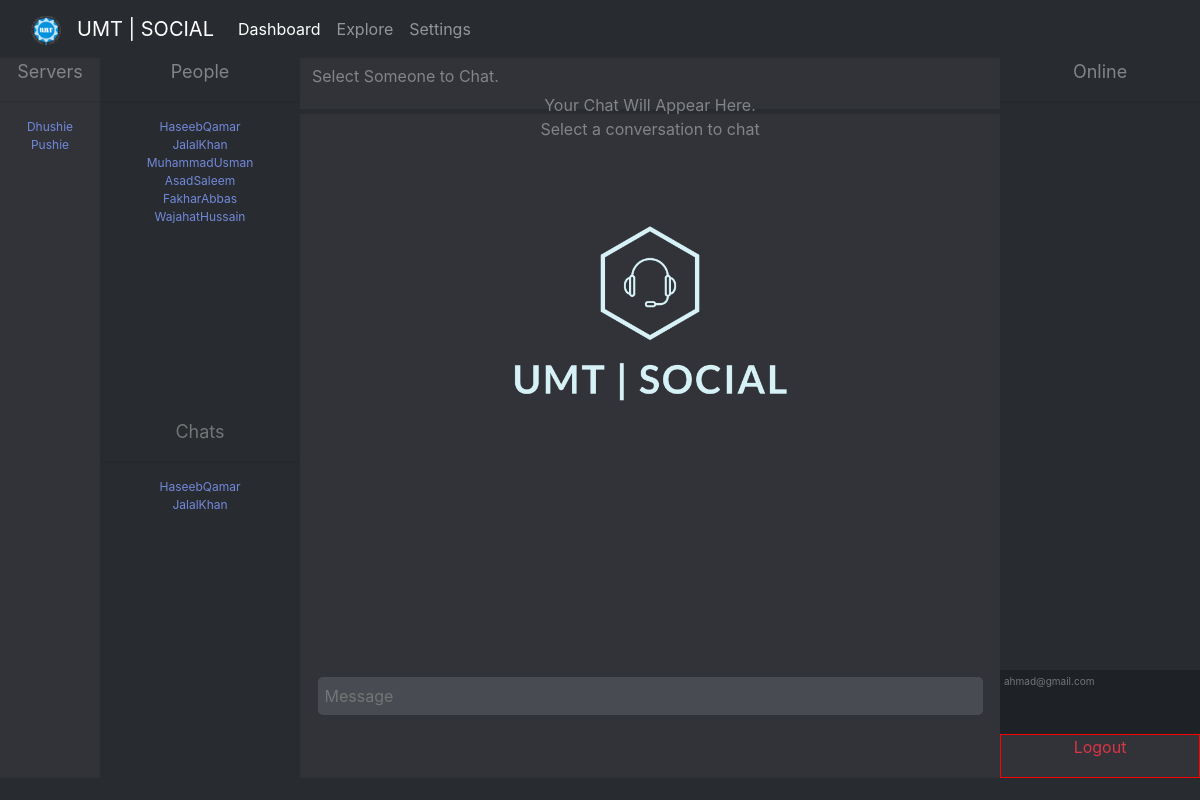
/dashboard.php (signed in), run on an earlier commit of the app's database.
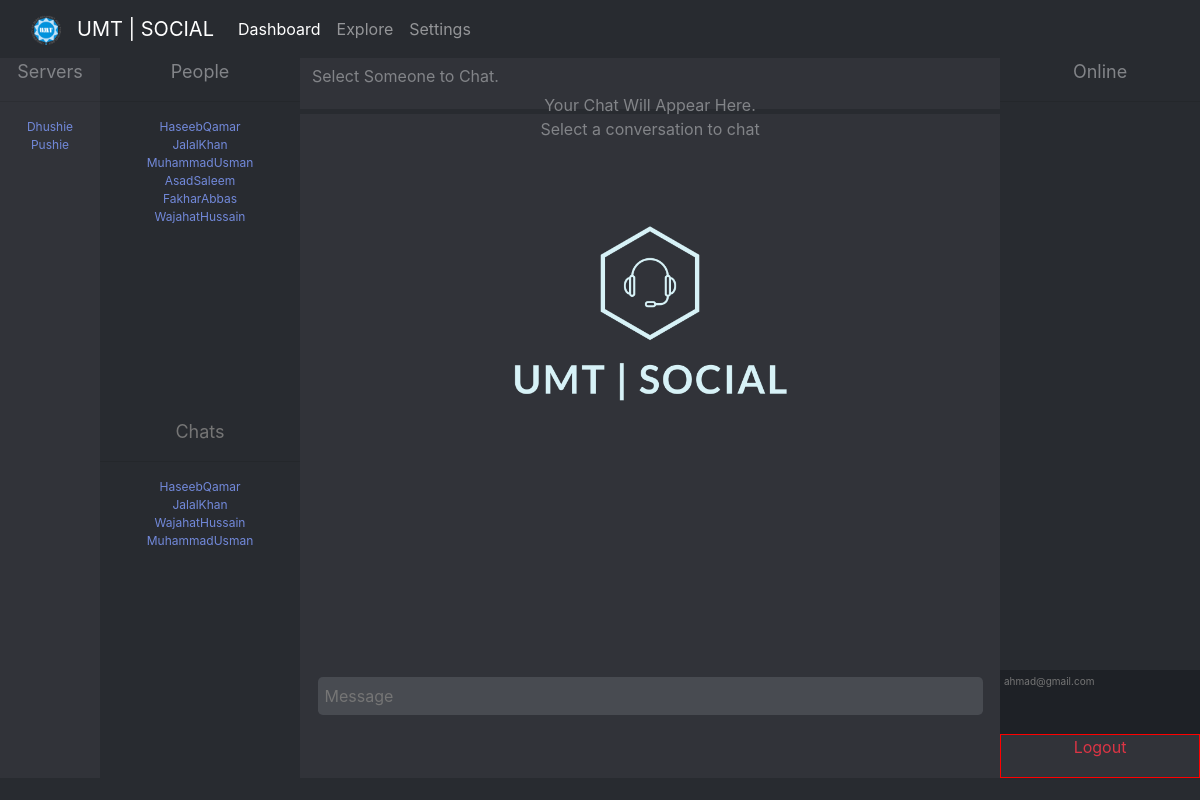
And on a later commit of the database.
### tables this page shows
CREATE TABLE `server_members` (
  `s_members_id` int(11) NOT NULL,
  `server_id` int(50) NOT NULL,
  `server_name` varchar(50) NOT NULL,
  `user_id` varchar(50) NOT NULL,
  `user_name` varchar(30) NOT NULL
);

CREATE TABLE `users` (
  `uid` int(11) NOT NULL,
  `username` varchar(20) NOT NULL,
  `email` varchar(50) NOT NULL,
  `password` varchar(20) NOT NULL,
  `avatar` varchar(100) NOT NULL DEFAULT '0',
  `status` int(12) NOT NULL DEFAULT '0'
);

CREATE TABLE `chat` (
  `c_id` int(11) NOT NULL,
  `user1_email` varchar(50) NOT NULL,
  `user2_email` varchar(50) NOT NULL,
  `user_name1` varchar(30) NOT NULL,
  `user_name2` varchar(30) NOT NULL
);

### dashboard.php (the view, shortened to what this page needs)
<?php session_start();
include "connection.php";
?>
<!DOCTYPE html>
<html lang="en" dir="ltr">
  <head>
    <link rel="stylesheet" href="css/bootstrap.css">
    <link rel="stylesheet" href="dashboard.css">
  </head>
  <body onload="test()">
    <div class="container-fluid">
      <nav class="navbar navbar-expand-lg navbar navbar-dark" style="background-color: rgb(40, 43, 48);">
        <a class="navbar-brand" href="#">
            <img src="assets/logo.png" width="30" height="30" alt="">
          </a>
    <a class="navbar-brand" href="dashboard.php">UMT | SOCIAL</a>
    <div class="collapse navbar-collapse" id="navbarNavAltMarkup">
      <div class="navbar-nav">
        <a class="nav-item nav-link active" href="dashboard.php">Dashboard <span class="sr-only">(current)</span></a>
        <a class="nav-item nav-link " href="explore.php">Explore <span class="sr-only">(current)</span></a>
        <a class="nav-item nav-link " href="settings.php">Settings <span class="sr-only">(current)</span></a>
      </div>
    </div>
    </nav>
      <div class="row">
        <div class="col-sm-1">
          <div class="servers text-center">
            <span class="themedtext large">Servers</span>
            <hr>
            <?php
            $query = "SELECT * FROM server_members WHERE user_id='".$_SESSION['user']."'";
            $getservermembers = mysqli_query($conn, $query) or die($conn->error);
            while ($row = mysqli_fetch_assoc($getservermembers)) {
            echo "<div id='servers' class='themedtextdark'><a href='dashboard.php?server_convo=".$row['server_id']."&server_name=".$row['server_name']."'>".$row['server_name']."</a></div>";
            }
             ?>
          </div>
        </div>
        <div class="col-sm-2">
        <div class="onlinecol text-center">
        <span class="themedtext large">People</span>
        <hr>
        <?php
        $sql = "SELECT username,email FROM users";
        $result = mysqli_query($conn, $sql);
        while ($row = mysqli_fetch_assoc($result) ) {
          if ($row['email'] == $_SESSION['user']) {
            continue;
          }
          echo "<div class='themedtextdark'>
          <a href='script_startchat.php?usermail=".$row['email']."&username=".$row['username']."'>
          ".$row['username']."
          </a>
          </div>";
        }
        ?>
        </div>
        <div class="userchats text-center">
          <span class="themedtextdark large">Chats</span>
          <hr>
          <?php
          $sql = "SELECT * FROM chat WHERE user1_email = '".$_SESSION['user']."' OR user2_email = '".$_SESSION['user']."' ";
          $result = mysqli_query($conn, $sql);
          while ($row = mysqli_fetch_assoc($result)) {
            if ($row['user2_email'] == $_SESSION['user']) {
              echo "<div class='themedtextdark'><a href='dashboard.php?convo=".$row['c_id']."&person=".$row['user_name1']."'>".$row['user_name1']."</a></div>";
            }
          }
          ?>
        </div>
        </div>
        <div class="col-sm-7" id="col">
          <div class="chatheader">
            <?php
            if (isset($_GET['convo']) && isset($_GET['person'])) {
              $user = $_GET['convo'];
              $person = $_GET['person'];
              echo "<span id='headertext'>@$person </span>";
            }elseif(isset($_GET['server_convo'])){
              $serverid = $_GET['server_convo'];
              echo "@".$_GET['server_name'];
            }else{
              echo "<span id='headertext'>Select Someone to Chat.</span>";
            }
             ?>
             </div>
             <div class="theconvo" id="theconv">
               <?php
               if (isset($_GET['convo'])) {
                 $user = $_GET['convo'];
                 $serverConvo = 0;
                 $serverid = 0;
                 $sql = "SELECT * FROM chat_details WHERE c_id = '$user' ";
                 $result = mysqli_query($conn, $sql)or die($conn->error);
                 $cunt = mysqli_num_rows($result);
                 $id = mysqli_fetch_assoc($result);
                 $idd =$id['c_id'];
                echo "  <div class='output' id='test'>
                  </div>";
               }elseif(isset($_GET['server_convo'])){
                 $user = 0;
                 $serverConvo = 1;
                 $serverid = $_GET['server_convo'];
                 echo "<div id='test'></div>";
               }else{
                 echo "<div class='text-center' id='headertext'>Your Chat Will Appear Here.<br>Select a conversation to chat<br><img id='emptyicon' src='assets/login_logo2.png'></div>";
               }
?>
             </div>
             <div class="message text-center">
                 <input type="text" name="msg" autocomplete="off" id="chat" placeholder="Message " value="">
             </div>
        </div>
        <div class="col-sm-2">
            <div class="online text-center">
              <span class="themedtext large">Online</span><hr>
            </div>
            <div class="userinfo">
              <span id="email" class="loggedin"><?php echo $_SESSION['user'] ?></span>
              <a class="text-danger" href="script_logout.php"><span  id="logout" class="text-center">Logout</span></a>
            </div>
        </div>
      </div>
    </div>
  </body>
</html>

### dashboard.css (style rules this page uses)
:root { --dark: rgb(32, 34, 37) ; --medium: rgb(47, 49, 54) ; --light: rgb(54, 57, 63) ; --medium-accent: #2A2C31 ; --selected-medium :#42464D; }
html,body,.container-fluid { height: 100%; background-color: rgba(40, 43, 48, 1); border: none; }
.row { height: 90%; }
.col-sm-1,.col-sm-2,.col-sm-3 , .col-sm-4 , .col-sm-10 { padding: 0px; position: relative; background-color: rgba(49, 51, 57, 1); height: 100%; color: white; overflow-y: auto; }
.col-sm-7,.col-sm-8, .col-sm-10 { padding: 0px; background-color: rgba(49, 51, 57, 1); height: 100%; color: white; z-index: 1; }
.onlinecol { height: 50%; background-color: rgb(40, 43, 48); color: white; overflow-y: auto; }
.row { height: 100%; }
.themedtext { color:rgba(130, 132, 136, 1) ; }
.themedtextdark { color: rgba(117, 117, 117, 1); }
.userchats { position: relative; background-color: rgb(40, 43, 48); height: 50%; }
#logout { position: absolute; border: 1px solid red; left: 0px; background-color: rgba(49, 51, 57, 1); bottom: 0px; width: 100%; height: 40%; }
.loggedin { padding: 0px; display: block; }
#email { color: rgba(117, 117, 117, 1); font-size: 10px; }
.userinfo { position: absolute; background-color: rgb(30, 33, 38); bottom: 0%; padding: 2%; left: 0px; z-index: 2; width: 100%; height: 15%; }
.online { background-color: rgb(40, 43, 48); z-index: 1; position: relative; height: 100%; }
.chatheader { width: 100%; padding-top: .5%; position: fixed; padding-left: 1%; z-index: -1; height: 7%; background-color: rgba(49, 51, 57, 1); border-bottom: 5px solid rgb(40, 43, 48); }
.large { font-size: 34px; }
.message { position: absolute; width: 100%; height: 10%; padding-top: 1%; bottom: 5%; }
.message input[type=text] { width: 95%; color: rgba(117, 117, 117, 1); border-radius: 0.3em; outline: none; padding: 1%; border: none; background-color: rgb(72, 75, 81); }
#headertext { color:rgba(130, 132, 136, 1); font-size: 28px; }
#emptyicon { width: 50%; }
.theconvo { padding-top: 5%; height: 85%; z-index: -3; }
.servers { height: 50%; }
#servers { font-size: 12px; }
a { color: rgb(114, 137, 218); }
@media screen and (max-width: 1366px) { html,body,.container-fluid { height: 100%; } }
@media screen and (max-width: 1366px) { .row { height: 90%; } }
@media screen and (max-width: 1366px) { .large { font-size: 18px; } }
@media screen and (max-width: 1366px) { .chatheader { z-index: -1; padding-top: .5%; height: 7%; } }
@media screen and (max-width: 1366px) { #headertext { font-size: 16px; } }
@media screen and (max-width: 1366px) { .onlinecol { font-size: 12px; } }
@media screen and (max-width: 1366px) { .online { font-size: 12px; position: relative; } }
@media screen and (max-width: 1366px) { .userchats { font-size: 12px; } }
@media screen and (max-width: 1366px) { #servers { font-size: 12px; } }

What changed in the data, as far as the page shows it:
added chat: user_name1 "WajahatHussain"
added chat: user_name1 "MuhammadUsman"
